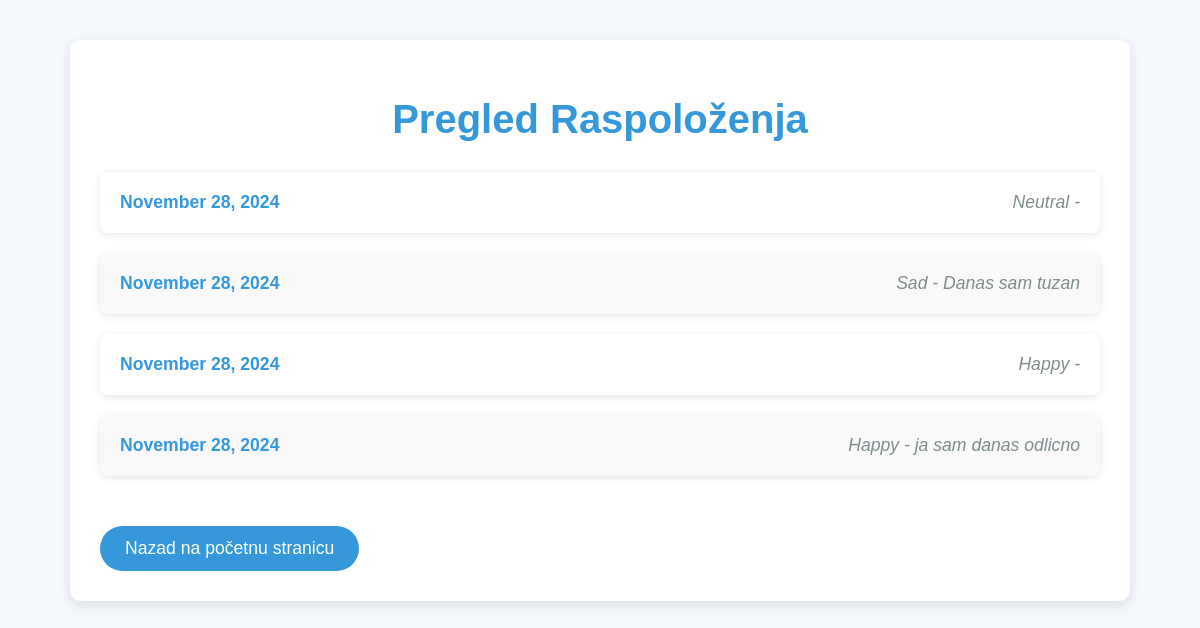
The page /tracker/moods/ on the database as committed earlier.
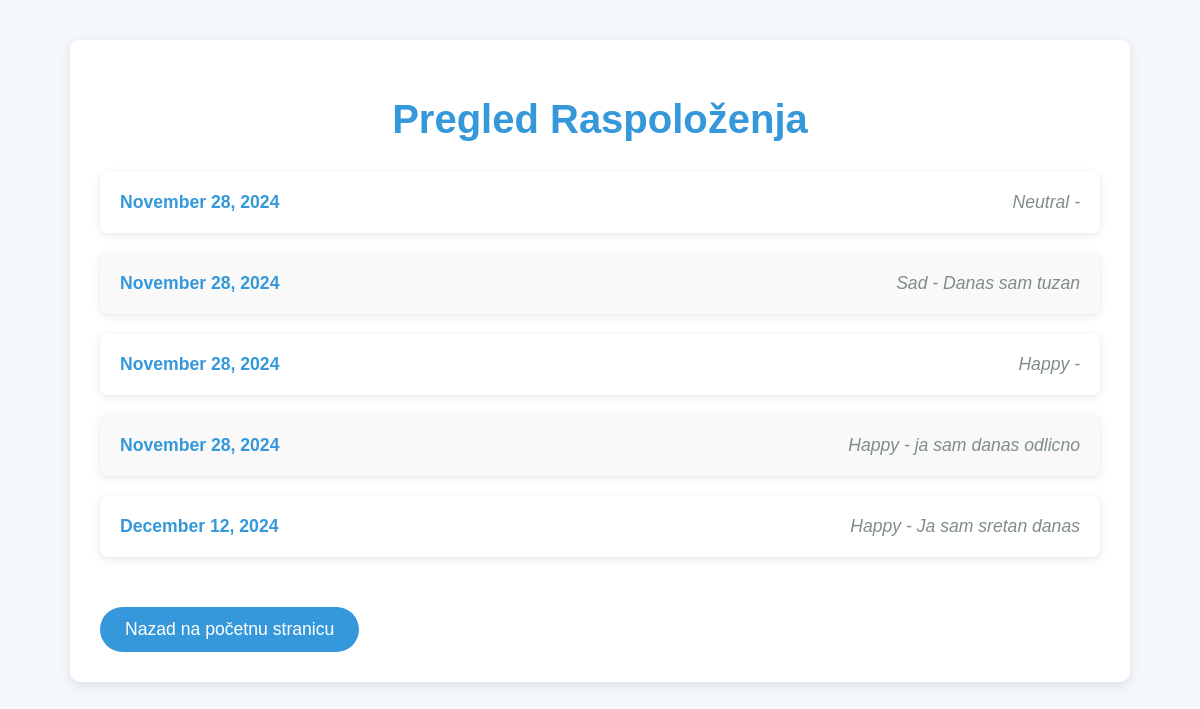
The same page on the database as committed later.
### tracker/models.py (models this page shows)
class MoodEntry(models.Model):
    user = models.ForeignKey(User, on_delete=models.CASCADE)
    date = models.DateField(auto_now_add=True)
    mood = models.CharField(max_length=20, choices=[
        ('Happy', 'Happy'),
        ('Sad', 'Sad'),
        ('Anxious', 'Anxious'),
        ('Neutral', 'Neutral'),
        ('Angry', 'Angry'),
    ])
    note = models.TextField(blank=True)

### tracker/views.py (the view)
# urls.py: path('moods/', MoodEntryListView.as_view(), name='mood_list'),
class MoodEntryListView(ListView):
    model = MoodEntry
    template_name = 'tracker/moodentry_list.html'

### tracker/templates/tracker/moodentry_list.html (shortened to what this page needs)
<!DOCTYPE html>
<html lang="en">
<head>
</head>
<body>
    <div class="container">
        <h1>Pregled Raspoloženja</h1>
        <ul>
            {% for mood in object_list %}
                <li>
                    <div class="mood-info">
                        <span class="mood-date">{{ mood.date|date:"F j, Y" }}</span>
                        <span class="mood-description">{{ mood.mood }} - {{ mood.note }}</span>
                    </div>
                </li>
            {% endfor %}
        </ul>
        <a href="{% url 'home' %}">Nazad na početnu stranicu</a>
    </div>
</body>
</html>

Rows that differ between the two databases and show on the page:
added MoodEntry: date "December 12, 2024", mood "Happy", note "Ja sam sretan danas"
